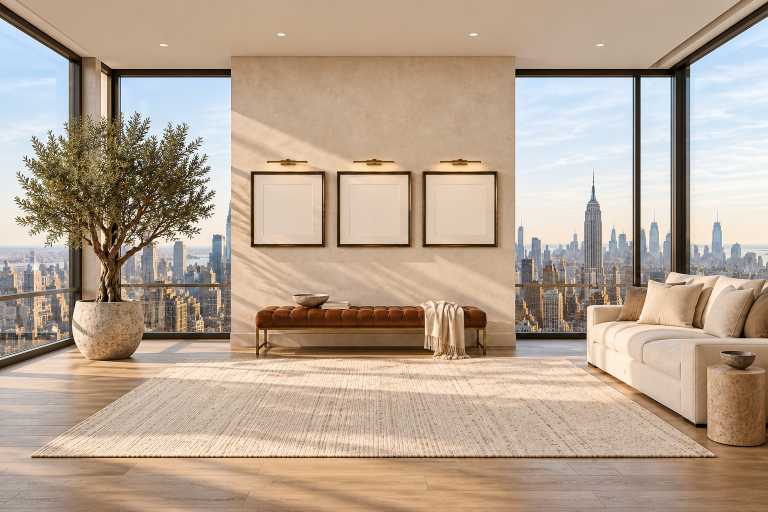
#> input picture docs/reference/portfolio-pack/assets/room-master-morning.png, 1536 x 1024 px, found by its file name (shown at 1/2 size)
$ python ecc.py   (older library calls are emulated)
#> lines starting #> are read from the running program, lines starting #| are printed output that depends on the picture
import cv2, numpy as np, json
A = '/home/user/femi-portfolio/docs/reference/portfolio-pack/assets/'
def grad(im):
    g = cv2.GaussianBlur(cv2.cvtColor(im, cv2.COLOR_BGR2GRAY).astype(np.float32), (0, 0), 1.2)
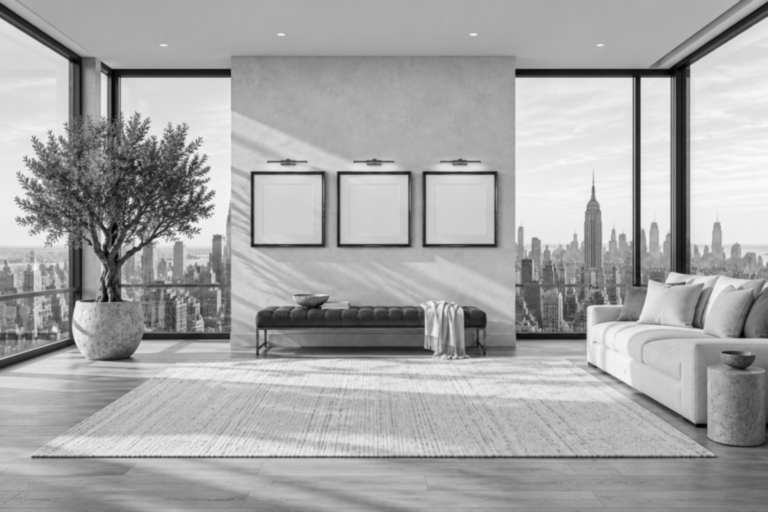
#> g: shape (1024, 1536) float32 (shown at 1/2 size); min 1.1, max 251, mean 167.2
#> im is the input picture: shape (1024, 1536, 3); mean B, G, R 145.4, 163.6, 182.6
    m = cv2.magnitude(cv2.Sobel(g, cv2.CV_32F, 1, 0), cv2.Sobel(g, cv2.CV_32F, 0, 1))
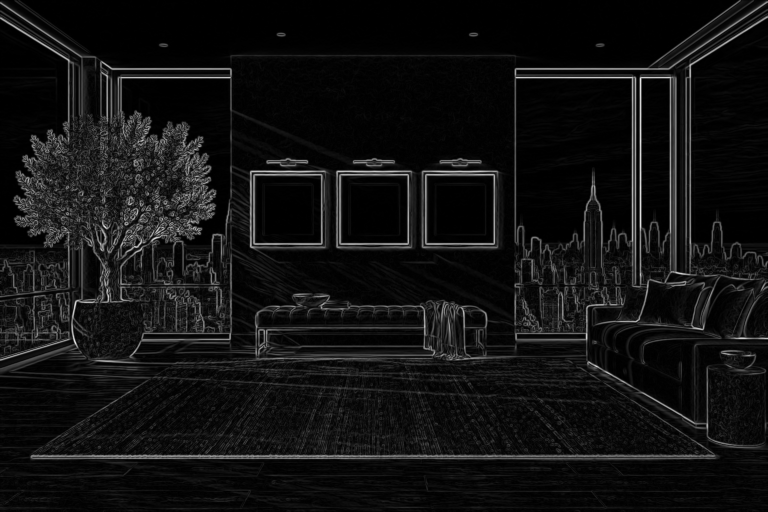
#> m: shape (1024, 1536) float32 (shown at 1/2 size); min 0, max 499.8, mean 35; drawn with min black and max white
    return m / (cv2.GaussianBlur(m, (0, 0), 25) + 4)          # local contrast-normalised edges: lighting-robust
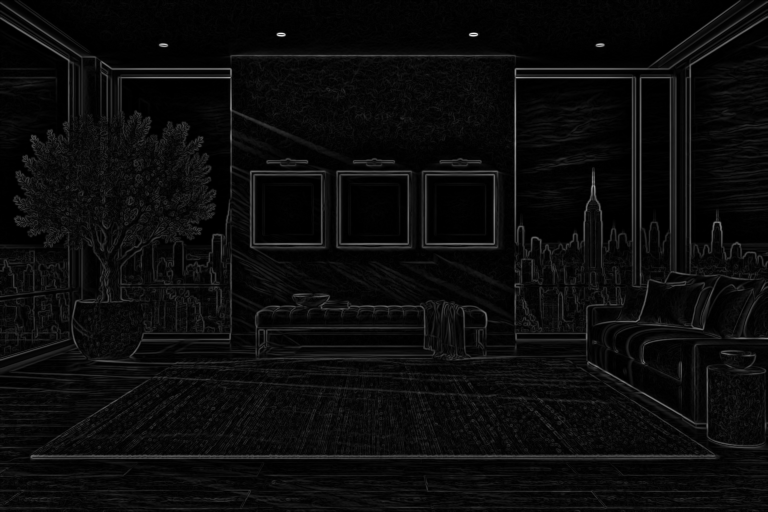
#> returned value: shape (1024, 1536) float32 (shown at 1/2 size); min 0, max 16.66, mean 0.752; drawn with min black and max white
M = grad(cv2.imread(A + 'room-master-morning.png'))
patches = {'frame TRP': (495, 310, 660, 500), 'frame Carlyle': (668, 310, 830, 500), 'frame GS': (838, 310, 1000, 500),
           'bench': (505, 595, 980, 715), 'pot+trunk': (130, 430, 300, 720), 'canopy': (30, 220, 430, 480),
           'sofa': (1170, 540, 1536, 850), 'side table': (1410, 700, 1536, 890), 'left mullions': (140, 100, 470, 680),
           'right mullions': (1030, 130, 1380, 560), 'wall edge L': (440, 100, 490, 700), 'wall edge R': (1010, 100, 1060, 700), 'rug': (60, 700, 1430, 920)}
out = {}
for name in ['room-golden-hour', 'room-night']:
    B = grad(cv2.imread(A + name + '.png')); r = {}
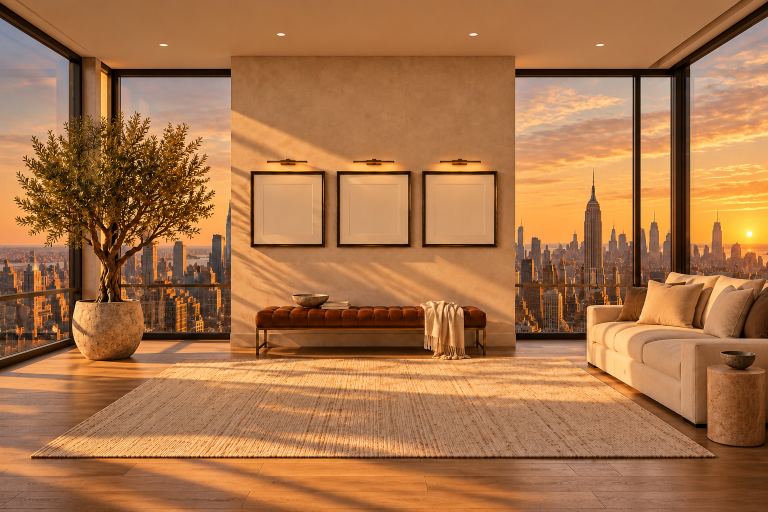
#> input picture docs/reference/portfolio-pack/assets/room-golden-hour.png, 1536 x 1024 px, found by its file name (shown at 1/2 size)
#> in grad (call 2), `g = cv2.GaussianBlur(cv2.cvtColor(im, cv2.COLOR_BGR2GRAY).astype(np.fl..`:
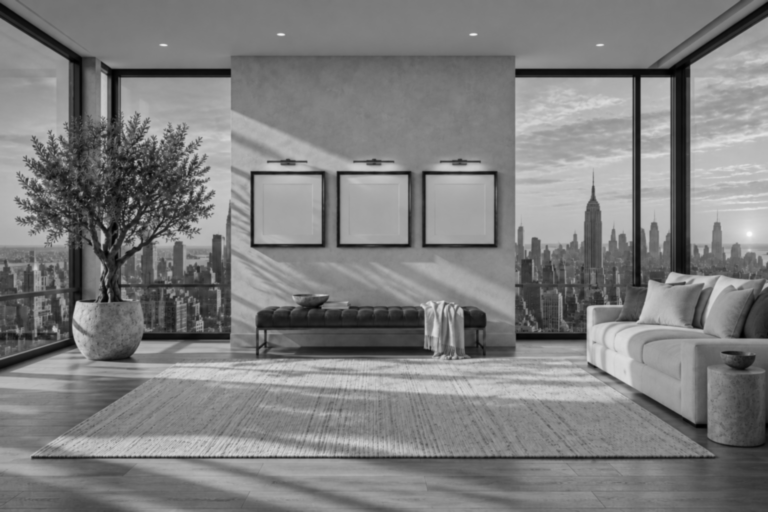
#> g: shape (1024, 1536) float32 (shown at 1/2 size); min 0.33, max 252.8, mean 126.3
#> in grad, im is the input picture: shape (1024, 1536, 3); mean B, G, R 72.2, 115.3, 168.6
    for k, (x0, y0, x1, y1) in patches.items():
        w = np.eye(2, 3, dtype=np.float32)
        try:
            cc, w = cv2.findTransformECC(M[y0:y1, x0:x1], B[y0:y1, x0:x1], w, cv2.MOTION_TRANSLATION, (cv2.TERM_CRITERIA_EPS | cv2.TERM_CRITERIA_COUNT, 200, 1e-6), None, 5)
            r[k] = {'dx': round(float(w[0, 2]), 2), 'dy': round(float(w[1, 2]), 2), 'corr': round(float(cc), 3)}
        except cv2.error:
            r[k] = 'no convergence'
#> this loop made 13 passes
#> (cc, w) on passes 1 to 12: (0.991, [[1, 0, -0.192], [0, 1, -0.11]]), (0.993, [[1, 0, -0.283], [0, 1, -0.106]]), (0.993, [[1, 0, -0.476], [0, 1, -0.0851]]), (0.973, [[1, 0, -0.355], [0, 1, 0.348]]), (0.942, [[1, 0, -0.0513], [0, 1, 0.207]]), (0.933, [[1, 0, -0.152], [0, 1, -0.186]]), (0.969, [[1, 0, -0.0388], [0, 1, 0.375]]), (0.971, [[1, 0, 0.149], [0, 1, 0.499]]), (0.954, [[1, 0, -0.108], [0, 1, -0.191]]), (0.942, [[1, 0, -0.159], [0, 1, -0.274]]), (0.943, [[1, 0, -0.081], [0, 1, -0.232]]), (0.959, [[1, 0, -0.159], [0, 1, -0.132]])
#> after the loop, r = 13 items
    out[name] = r
#> pass 2 of the loop `for name in ['room-golden-hour', 'room-night']:`:
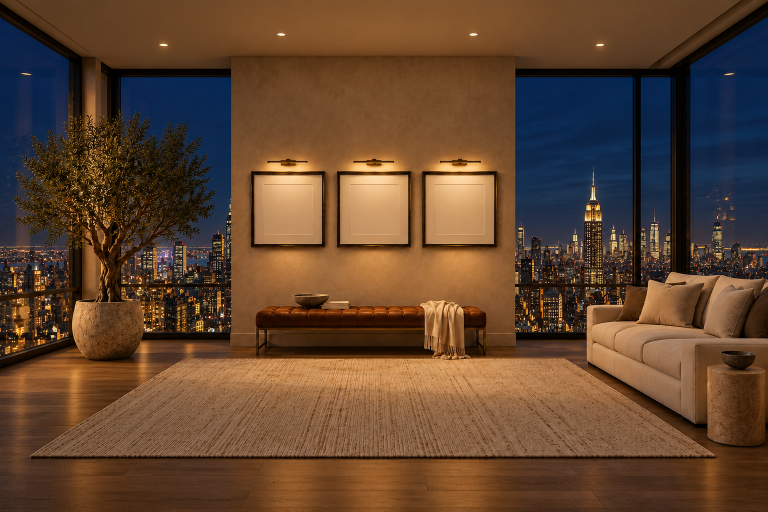
#> input picture docs/reference/portfolio-pack/assets/room-night.png, 1536 x 1024 px, found by its file name (shown at 1/2 size)
#> in grad (call 3), `g = cv2.GaussianBlur(cv2.cvtColor(im, cv2.COLOR_BGR2GRAY).astype(np.fl..`:
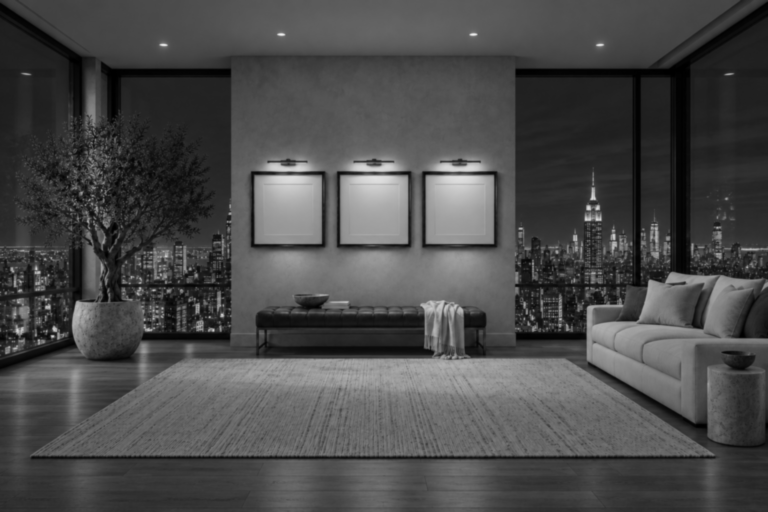
#> g: shape (1024, 1536) float32 (shown at 1/2 size); min 8.88e-06, max 237.6, mean 74.8
#> in grad, im is the input picture: shape (1024, 1536, 3); mean B, G, R 47.7, 68.8, 96.8
#> in grad (call 3), `return m / (cv2.GaussianBlur(m, (0, 0), 25) + 4)`:
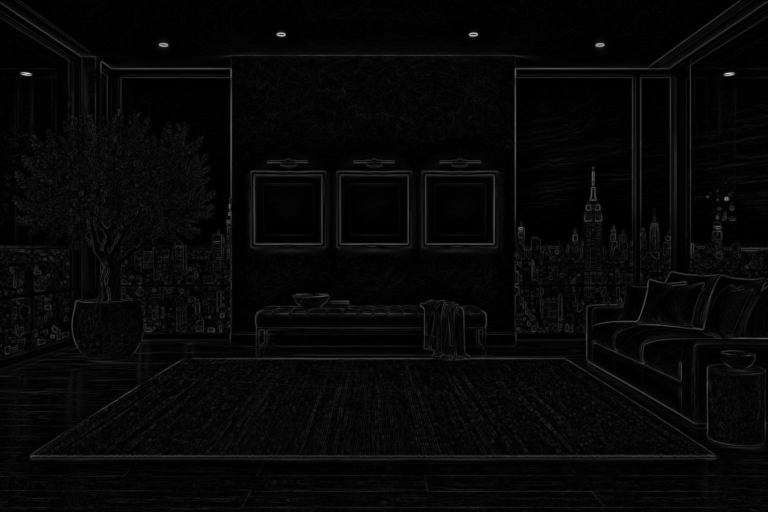
#> returned value: shape (1024, 1536) float32 (shown at 1/2 size); min 0, max 24.46, mean 0.7; drawn with min black and max white
#> the loop `for k, (x0, y0, x1, y1) in patches.items():` made 13 passes
#> (cc, w) on passes 1 to 8: (0.941, [[1, 0, 0.392], [0, 1, 0.263]]), (0.952, [[1, 0, -0.176], [0, 1, 0.24]]), (0.96, [[1, 0, -0.539], [0, 1, 0.26]]), (0.762, [[1, 0, -0.177], [0, 1, 0.00452]]), (0.739, [[1, 0, -0.0311], [0, 1, -0.11]]), (0.631, [[1, 0, -0.224], [0, 1, -0.255]]), (0.889, [[1, 0, 0.0611], [0, 1, -0.0368]]), (0.932, [[1, 0, 0.125], [0, 1, 0.116]])
for n, r in out.items():
    print(n)
    for k, v in r.items(): print(f'  {k:15s} {v}')
#> this loop made 2 passes
#> n on passes 1 to 2: 'room-golden-hour', 'room-night'
#> (printed output is left out)
json.dump(out, open('ecc.json', 'w'), indent=1)
